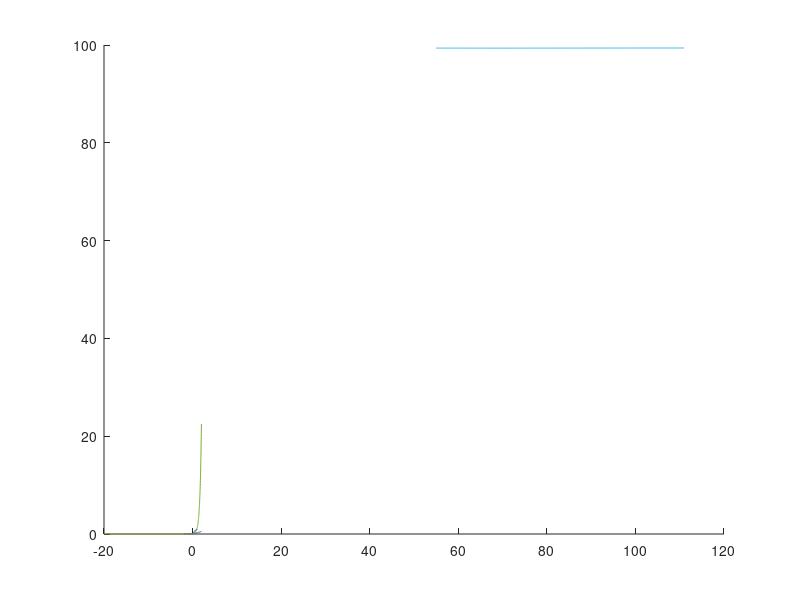

The MATLAB source for this figure:
clc
clear all
close all
figure 
hold on


%% Variance and MNOB
% 
% close all
t=1:500; % 500 ms is usually the ASNN simulation time;
         % the average has to be computed within this interval

thMag1 = 0.1;
thTau1 = 15;
etaTau = 50;

theta0 = .5;
theta0r = theta0;

% mnob = [0.1*theta0 0.1*theta0];
mnob = theta0^2; % the asn transfer function considers a scaled version of mf

inputC = .01:.01:1; % input current: signal S to encode

firingratesnn = zeros(length(mnob),length(inputC));
variancesnn = zeros(length(mnob),length(inputC));
meansnn = zeros(length(mnob),length(inputC));
spikesize = 0.5459;
thfactor = 1;

for imnob = 1:length(mnob)
    
    spiketime = [];
    frate = zeros(2,length(inputC));
    tfun = zeros(size(inputC));
    tfunmf = zeros(size(inputC,1),2);
    
    tauSig2 = 2.5;
    a1 = exp (-1/tauSig2);
    theta0 = theta0r/thfactor(imnob);
    for imn = 1:length(inputC)
        
       
        % keep track of assigned theta:
        thetaTrack = ones(size(t))*theta0;
        % define eta kernel
        etaTau = 50;

        % required for exp:
        theta = theta0;
        th0 = theta0;
        th1 = 0;
     
        
        thCorr = 1/(thMag1);
        thMag1c = thMag1*thCorr;
       
        dth1 = exp(-1/(thTau1));
        
        dEta = exp(-1/(etaTau));
        eta = 1;
        % signal:
        tstep = 1;
        input = zeros(1,length(t));
        input(tstep:end) = inputC(imn);
        
        yhat = zeros(size(input));
        spike = zeros(size(input));
        
        
        stimes1a = zeros(size(input));
        y = input;
        
        tauSig2 = .005;
        a2 = exp (-0.001/tauSig2);
        
        epsif = 0;
        
        epsifTrack = ones(size(t));
        
        mISI = 1;
        ISI = 55;
        prevspike = 0;
        
        % figure
        thMag = mnob(imnob);
        
        
        for time=1:length(t)
            
            if time > 300
                theta0 = 0.1;
                thMag = 0.1*0.1;
                spikesize = 0.1244;
            else
                theta0 = theta0r;
                thMag = theta0r^2;
                spikesize = 0.5459;
                
            end
            
            % compute potential as difference between y and yhat
            
            v = y(time) - yhat(time);
            if v>(1*theta/2)
                stimes1a(time) = 1;
                % if a spike: add to approximation
                deltaSpike = time - prevspike;
                
                lenK = length(yhat(time:end));
                % make update to yhat dependent on isi: larger isi, bigger update
%                 if deltaSpike > ISI
%                     isifact = mISI;
%                 else
%                     isifact = 1 + deltaSpike*(mISI-1)/ISI;
%                 end
                isifact  = mISI;
%                 yhat evolves
                dyhat = theta*isifact;
                yhat(time) = yhat(time) + dyhat;
                % theta(time:end) = theta(time:end) + thMag*thKernel(1:lenK);
%                 fmult = theta/theta0;
                fmult = theta;

                
                spike(time) = spike(time) + spikesize;
                
                spiketime = [spiketime time];
                
                % update theta components:
                th1 = th1 + fmult*theta0;
                
                prevspike = time;
            end
            % evolve yhat
            yhat(time+1) = yhat(time)*dEta;
            spike(time+1) = spike(time)*dEta;
            th1 = th1*dth1;
           
            theta = th1 + theta0;
            thetaTrack(time) = theta;
            
            epsif = epsif+(1-a1)*(spike(time)-epsif);
            epsifTrack(time)=epsif;
            
            
        end
        
        
        noS1 = sum(stimes1a(1:end));
        tfun(imn)=noS1;
        
        tfunmf(imn,1)=mean(epsifTrack(end-250:end));
        tfunmf(imn,2)=std(epsifTrack(end-250:end));
    end
    
    
firingratesnn(imnob,:)=tfun/(0.001*t(end));
variancesnn(imnob,:)=tfunmf(:,1);
meansnn(imnob,:)=tfunmf(:,1);

end

% plot(inputC,meansnn(1,:)/max(meansnn(1,:)))
% hold on
% plot(inputC,meansnn(2,:)/max(meansnn(2,:)))

meansnnp = meansnn/meansnn(end);
variancesnn = tfunmf(:,2)'/meansnn(end); %4.6845%12.3577
% h1b=errorbar(inputC,meansnnp(1,:),variancesnn(1,:));
plot(inputC,meansnnp(1,:))
hold on
%
%VL_NNTANH CNN sigmoid nonlinear unit.


%
% plot(inputC,meansnn)
% hold on
%%
% x = inputC;
% figure
% ReLu
% x = x - 0.05;
% x = max(0,x);
dx = 0.0001;
x = -0.5:dx:1;

% h         = single(0.03);
% h         = single(0.0291);

h         = single(1);
m_f       = single(0.1);
tau_gamma = single(15);
tau_eta   = single(50);
theta0    = single(0.1);


c1 = 2*m_f*tau_gamma*tau_gamma;
c2 = 2*theta0*tau_eta*tau_gamma;
c3 = tau_gamma*(m_f*tau_gamma + 2*(m_f + 1)*tau_eta);
c4 = theta0*tau_gamma*tau_eta + theta0*tau_eta*tau_eta;
% h=0.1244
c0 = h/(exp((c1*0.5*theta0 + c2)/(c3*0.5*theta0 + c4)) - 1)- h/2;

y1 = x;
y = x;
% y1(x<theta0/2)= 0;
y1(x<0.0)= 0;
y(x<0.0)= 0;

y1 = max(0,h./(exp((c1*y1 + c2)./(c3*y1 + c4)) - 1) - c0  );
y = max(0,0.1244./(exp((45*y + 150)./((1.6725e+3) * y + 325)) - 1.) - 0.2133);
% y = max(0,0.1244./(exp((45*y + 150)./(1.6725e+3*y + 325)) - 1.) - 1.7149);
% y1 = h./(exp((c1*y1 + c2)./(c3*y1 + c4)) - 1) - c0;

plot(x,y)
hold on
% plot(x,y1)
% hold on
inputC = x;
% plot(inputC,y1/y1(end),'--r')
% plot(inputC,y1/y1(end))


display(y1(end))
display(1/y1(end))
% reluval = max(0,x);
% tanhrect = (tanh(0.25*reluval)+0.45*tanh(0.03*reluval))/1.45;
% plot(x,tanhrect,'--r');
% plot(inputC(2:end),diff(y1/y1(end))/dx)

%%
% elu
% y3 = x;
y3(x>0.1)=y1(x>0.1)/y1(end);
% y3(x<=0.1) = 0.1*exp(x(x<=0.1));
y3(x<=0.1) = 1*(log(1+.1*exp(x(x<=0.1))));

plot(inputC,y3)
% y3(inputC<0) = 0;
% plot(inputC(2:end),diff(y3)/dx)
%%
x = -2:0.01:2;
a = 1*(log(1+.1*exp(x)));
plot(x,a)
%%

x = -20:0.01:2;
a = 0.25*(exp(3*x-1.5));
plot(x,a)
%%

% a = y1/y1(end);
% b = diff(y1/y1(end));
% %%
% close all
% figure
% hold on
% % [ax1,b1,p1] = plotyy(inputC,meansnn(1,:),inputC,firingratesnn(1,:));
% % [ax2,b2,p2] = plotyy(inputC,meansnn(2,:),inputC,firingratesnn(2,:));
% % %
% % firingratenorm = zeros(size(firingratesnn));
% % firingratenorm(1,:) = firingratesnn(1,:)/max(firingratesnn(1,:));
% % firingratenorm(2,:) = firingratesnn(2,:)/max(firingratesnn(2,:));
% 
% variancesnn(1,:) = variancesnn(1,:)/max(meansnn(1,:)); %4.6845%12.3577
% variancesnn(2,:) = variancesnn(2,:)/max(meansnn(2,:)); %12.3577% 35.7537
% 
% 
% meansnnp = zeros(size(meansnn));
% 
% meansnnp(1,:) = meansnn(1,:)/max(meansnn(1,:));
% meansnnp(2,:) = meansnn(2,:)/max(meansnn(2,:));
% % 
% 
% 
% 
% [ax,b,p] = plotyy(inputC,meansnnp,inputC,firingratesnn);
% 
% %
% % hold on
% h1b=errorbar(inputC,meansnnp(1,:),variancesnn(1,:),'LineWidth',2);
% h2b=errorbar(inputC,meansnnp(2,:),variancesnn(2,:),'LineWidth',2);
% % 
% set(p,...
%     'LineWidth',2,...
%     'Marker'          , 'o'         , ...
%     'MarkerSize'      , 8           , ...    
%     'MarkerEdgeColor' , [0 0.4470 0.7410]   , ...
%     'MarkerFaceColor' , [0 0.4470 0.7410]  );
% % 
% 
% set(b,...
%     'LineWidth',2,...    
%     'Marker'          , 'o'         , ...
%     'MarkerSize'      , 5           , ...    
%     'MarkerEdgeColor' , [.2 .2 .2]  , ...
%     'MarkerFaceColor' , [.7 .7 .7]  );
% 
% 
% set(h1b,...
%     'LineWidth',3,...
%     'Marker'          , 'o');
% 
% set(h2b,...
%     'LineWidth',3,...
%     'Marker'          , 'o');
% 
% % c = plot(inputC,(2*sigmf(inputC,[.15/theta0,0]))-1,'LineWidth',2);
% % c1 = plot(inputC,...
% %     tanh((.05/theta0)*inputC)...
% %     ,'LineWidth',2);
% 
% 
% 
% set(ax(1), ...
%     'XLim'        , [0 inputC(end)],...
%   'YLim'        , [0 max(meansnnp(:))],...
%   'Box'         , 'off'     , ...
%   'TickDir'     , 'out'     , ...
%   'TickLength'  , [.02 .02] , ...
%   'XMinorTick'  , 'on'      , ...
%   'YMinorTick'  , 'on'      , ...
%   'YGrid'       , 'off'      , ...
%   'XGrid'       , 'off'      , ...
%   'XTick'       , 0:inputC(end)/10:inputC(end) , ...
%   'YTick'       , 0:0.1:1, ...
%   'LineWidth'   , 2         );
% 
% 
% set(ax(2), ...
%   'YLim'        , [0 max(firingratesnn(:))],...
%   'Box'         , 'off'     , ...
%   'TickDir'     , 'out'     , ...
%   'TickLength'  , [.02 .02] , ...
%   'XMinorTick'  , 'on'      , ...
%   'YMinorTick'  , 'on'      , ...
%   'YGrid'       , 'on'      , ...
%   'XGrid'       , 'off'      , ...
%   'XTick'       ,0:inputC(end)/10:inputC(end), ...
%   'YTick'       , 0:10:max(firingratesnn(:)), ...
%   'YColor'   ,    [0 0.4470 0.7410]  ,...
%   'LineWidth'   , 2         );
% 
% set(ax,'FontSize',24,'FontWeight','Bold');
% 
% 
% hYLabel = ylabel(ax(1),'Approximated S','FontName','Calibri','FontSize',36,'FontWeight','Bold');
% hYLabel2 = ylabel(ax(2),'Firing Rate','FontName','Calibri','FontSize',36,'FontWeight','Bold');
% hXLabel = xlabel('Input Current','FontName','Calibri','FontSize',36,'FontWeight','Bold');
% 
% 
% %%
% cd('<path-to-PowerLawSumExp>')
% 
% 
% lsqOptions = optimset('Display','final','TolFun',1e-10,'MaxFunEvals',100000,'MaxIter',10000);
% xdata = inputC;
% ydata = meansnn(1,:);
% 
% x = getTanhApprox(xdata,ydata, 1, lsqOptions);
% 
% 
% 
% %%
% 
% close all
% 
% figure
% plot(xdata,ydata)
% hold on
% plot(inputC,meansnn(1,:))
% thscale = 1;
% 
% inputCt = [inputC];
% inputCt=sort(inputCt);
% a = x(1)*tanh((x(2)/thscale)*inputCt)+x(3)*tanh((x(4)/thscale)*inputCt);
% plot(inputCt,a,'--')
% %%
% % 
% hold on
% thscale = 1;
% inputCt = 0:0.01:100;
% x = single([0.3282 0.3560 0.6628 2.2374]);
% a = x(1)*tanh((x(2)/thscale)*inputCt)+x(3)*tanh((x(4)/thscale)*inputCt);
% plot(inputCt,a)

% xdatae = inputC;
% ydatae = meansnn(1,:)/4.093;
% plot(xdatae,ydatae)
% aa = ydatae-a;


%% fake plot

a = [99.39 99.36 99.37];
b = [111 69 55];

plot(b,a)
